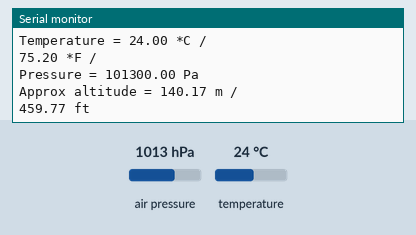
The sketch below on a simulated ESP8266 (NodeMCU). Shown: the last lines printed to the serial monitor. Inputs (shaded band) come from the test bench; at power-on: air pressure 1013 hPa, temperature 24 °C. WiFi joins after 1.5 s; servers stay silent unless stated.

Above: at 3.0 s.
3.1 s: air pressure set to 952 hPa
At 4.4 s:
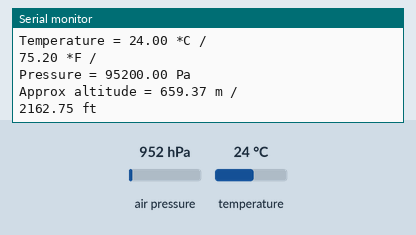
4.6 s: temperature set to 12 °C
6.1 s: air pressure set to 975 hPa
At 8.9 s:
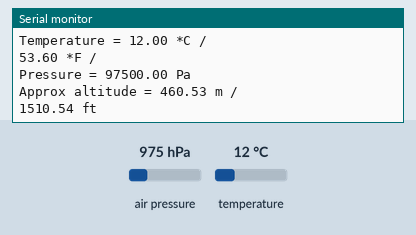
Timing chart, 0 to 10.4 s (numbered marks = the images above; inputs shaded):
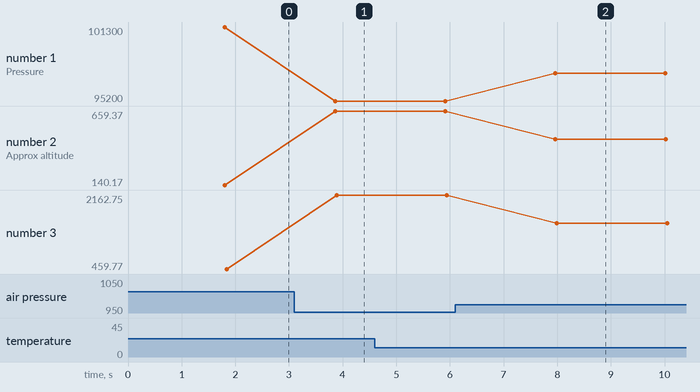

The sketch:

WirelessSensor.ino
```cpp
#include <Wire.h>
#include <SPI.h>
#include <Adafruit_Sensor.h>
#include <Adafruit_BMP280.h>

#define BLYNK_PRINT Serial
#include <BlynkSimpleEsp8266.h>

char auth[] = "2fa8e0076d4e4d79add6a9ab2f7b18ae"; // Blynk Token
char ssid[] = "CowboyBeepBoop"; // Wireless Network
char pass[] = "GARYoldman!"; // Wifi Password

#define BMP_SCK 13
#define BMP_MISO 12
#define BMP_MOSI 11
#define BMP_CS 10

BlynkTimer timer;

Adafruit_BMP280 bme; // I2C
//Adafruit_BMP280 bme(BMP_CS); // hardware SPI
//Adafruit_BMP280 bme(BMP_CS, BMP_MOSI, BMP_MISO,  BMP_SCK);

void sendSensor() {

}

void setup() {
  Serial.begin(9600);
  Serial.println(F("BMP280 test"));

  Blynk.begin(auth, ssid, pass);

  if (!bme.begin()) {
    Serial.println("Could not find a valid BMP280 sensor, check wiring!");
    while (1);
  }
}

void loop() {

  Blynk.run();
  timer.run();

  Serial.print("Temperature = ");
  Serial.print(bme.readTemperature());
  Serial.println(" *C / ");
  Serial.print((9 * bme.readTemperature() / 5) + 32);
  Serial.println(" *F / ");

  Serial.print("Pressure = ");
  Serial.print(bme.readPressure());
  Serial.println(" Pa");

  Serial.print("Approx altitude = ");
  Serial.print(bme.readAltitude(1030.00)); // this should be adjusted to your local forcase
  Serial.println(" m / ");
  Serial.print((bme.readAltitude(1030.00) * 3.28 )); // this should be adjusted to your local forcase
  Serial.println(" ft");

  Serial.println();
  delay(2000);

  Blynk.virtualWrite(V4, int(bme.readAltitude(1030.00)));
  Blynk.virtualWrite(V5, int((bme.readAltitude(1030.00) * 3.28 )));
  Blynk.virtualWrite(V6, int(bme.readTemperature()));
  Blynk.virtualWrite(V7, int((9 * bme.readTemperature() / 5) + 32));
  //  Blynk.virtualWrite(V0, 16);
}
```

Measured:
- after the input at 3.1 s, the serial monitor: prints a new line after 0.76 s (image 1)
- after the input at 6.1 s, the serial monitor: prints a new line after 1.9 s (image 2)
- plotted number 1: 101300 → 95200 after the input at 3.1 s, 95200 → 97500 after the input at 6.1 s
- plotted number 2: 140.17 → 659.37 after the input at 3.1 s, 659.37 → 460.53 after the input at 6.1 s
- plotted number 3: 459.77 → 2162.75 after the input at 3.1 s, 2162.75 → 1510.54 after the input at 6.1 s
